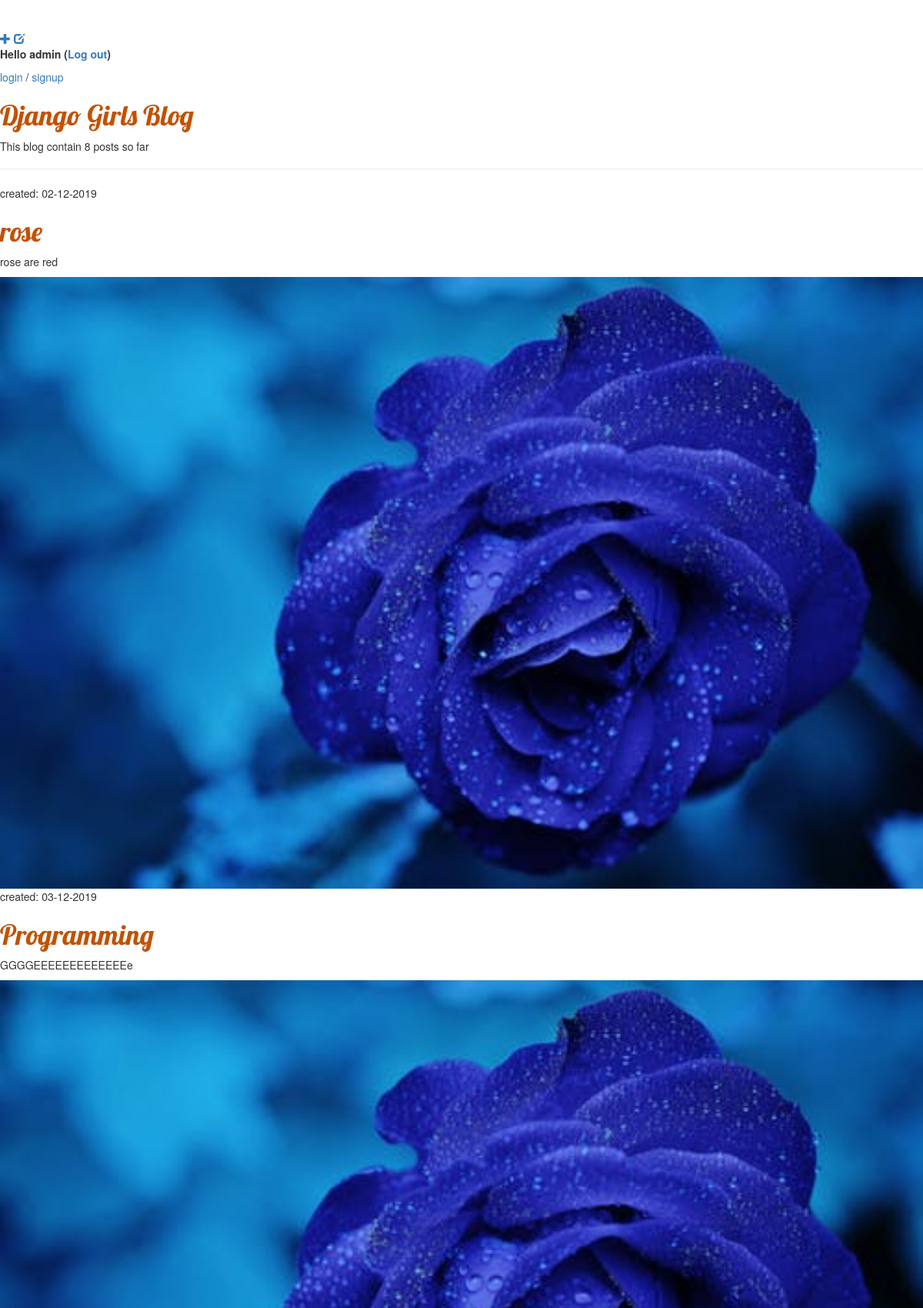
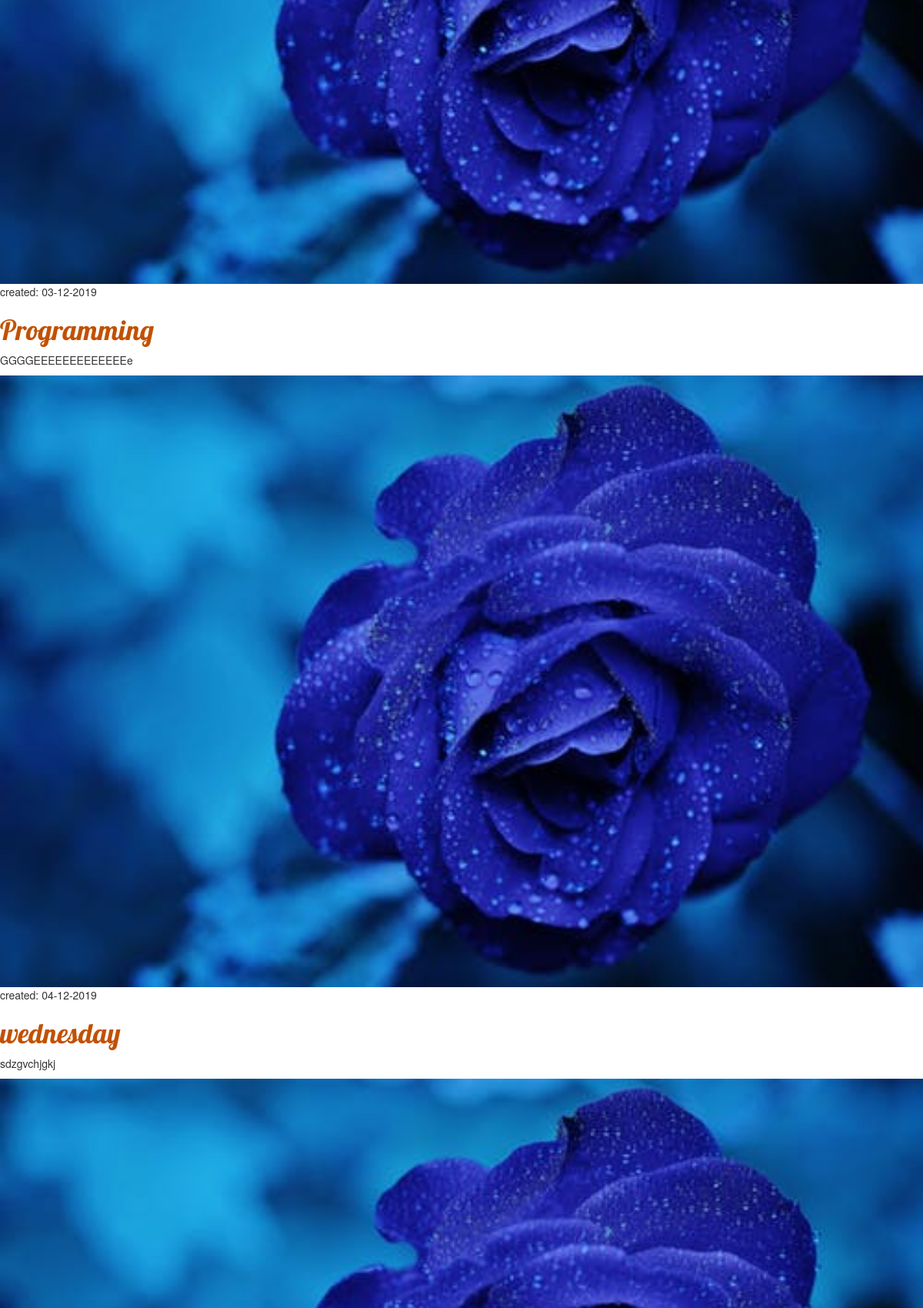
Page /drafts/ (signed in, upper part) on the committed database (2 pictures, top to bottom).
### blog/models.py (models this page shows, shortened)
class Post(models.Model):
    author = models.ForeignKey(settings.AUTH_USER_MODEL, on_delete=models.CASCADE)
    title = models.CharField(max_length=200)
    text = models.TextField(blank = True)
    created_date = models.DateTimeField(default=timezone.now)
    published_date = models.DateTimeField(blank=True, null=True)
    image_post = models.ImageField()
    status = models.CharField(max_length=1, choices=STATUS_CHOICES, default = 'd')

### blog/views.py (the view)
# urls.py: path('drafts/', views.post_draft_list, name='post_draft_list'),
@login_required
def post_draft_list(request):
    posts = Post.objects.filter(published_date__isnull=True).order_by('created_date')
    return render(request, 'blog/post_draft_list.html', {'posts': posts})

### blog/templatetags/custom_tags.py (called while the page is built)
@register.simple_tag
def total_posts():
    return Post.objects.filter(status = 'p').count()

### blog/templates/blog/post_draft_list.html
{% extends 'blog/base.html' %}
{% block content %}
    {% for post in posts %}
        <div class="post">
            <p class="date">created: {{ post.created_date|date:'d-m-Y' }}</p>
            <h1><a href="{% url 'blog:post_detail' pk=post.pk %}">{{ post.title }}</a></h1>
            <p>{{ post.text|truncatechars:200 }}</p>
            <img src="/media/{{ post.image_post}}" class="img-responsive" style="width:100%;float:left;margin-right: 10px;"/>
        </div>
    {% endfor %}
{% endblock %}

### blog/templates/blog/base.html (shortened to what this page needs)
{% load custom_tags %}
{% load static %}
<html>
    <head>
        <link rel="stylesheet" href="//maxcdn.bootstrapcdn.com/bootstrap/3.2.0/css/bootstrap.min.css">
        <link rel="stylesheet" href="//maxcdn.bootstrapcdn.com/bootstrap/3.2.0/css/bootstrap-theme.min.css">
        <link rel="stylesheet" href="{% static 'css/blog.css' %}">
    </head>
    <body><nav>
        <div class="page-header">
            {% if user.is_authenticated %}
                <a href="{% url 'blog:post_new' %}" class="top-menu"><span class="glyphicon glyphicon-plus"></span></a>
                <a href="{% url 'blog:post_draft_list' %}" class="top-menu"><span class="glyphicon glyphicon-edit"></span></a>
                <p class="top-menu"><b>Hello {{ user.username }}</b> <strong>(<a href="{% url 'logout' %}">Log out</a>)</strong></p>
                 <a href="{% url 'login' %}">login</a> / <a href="{% url 'blog:signup' %}">signup</a>
            {% else %}
                <a href="{% url 'blog:login' %}">login</a> / <a href="{% url 'blog:signup' %}">signup</a>
                <a href="{% url 'blog:login' %}" class="top-menu"><span class="glyphicon glyphicon-lock"></span></a>
            {% endif %}
            <h1><a href="/">Django Girls Blog</a></h1>
            <p> This blog contain {% total_posts %} posts so far </p>
        </div>
        <div class="content container">
            <div class="row">
                <div class="col-md-8">
                </div></div></nav>
                    {% block content %}
                    {% endblock %}
    </body>
</html>

### rows in the picture
Post: created_date "02-12-2019", title "rose", text "rose are red", image_post (picture)
Post: created_date "03-12-2019", title "Programming", text "GGGGEEEEEEEEEEEEEe", image_post (picture)
Post: created_date "03-12-2019", title "Programming", text "GGGGEEEEEEEEEEEEEe", image_post (picture)
Post: created_date "04-12-2019", title "wednesday", text "sdzgvchjgkj", image_post (picture)

### other values in the picture
{{ user.username }} "admin"
